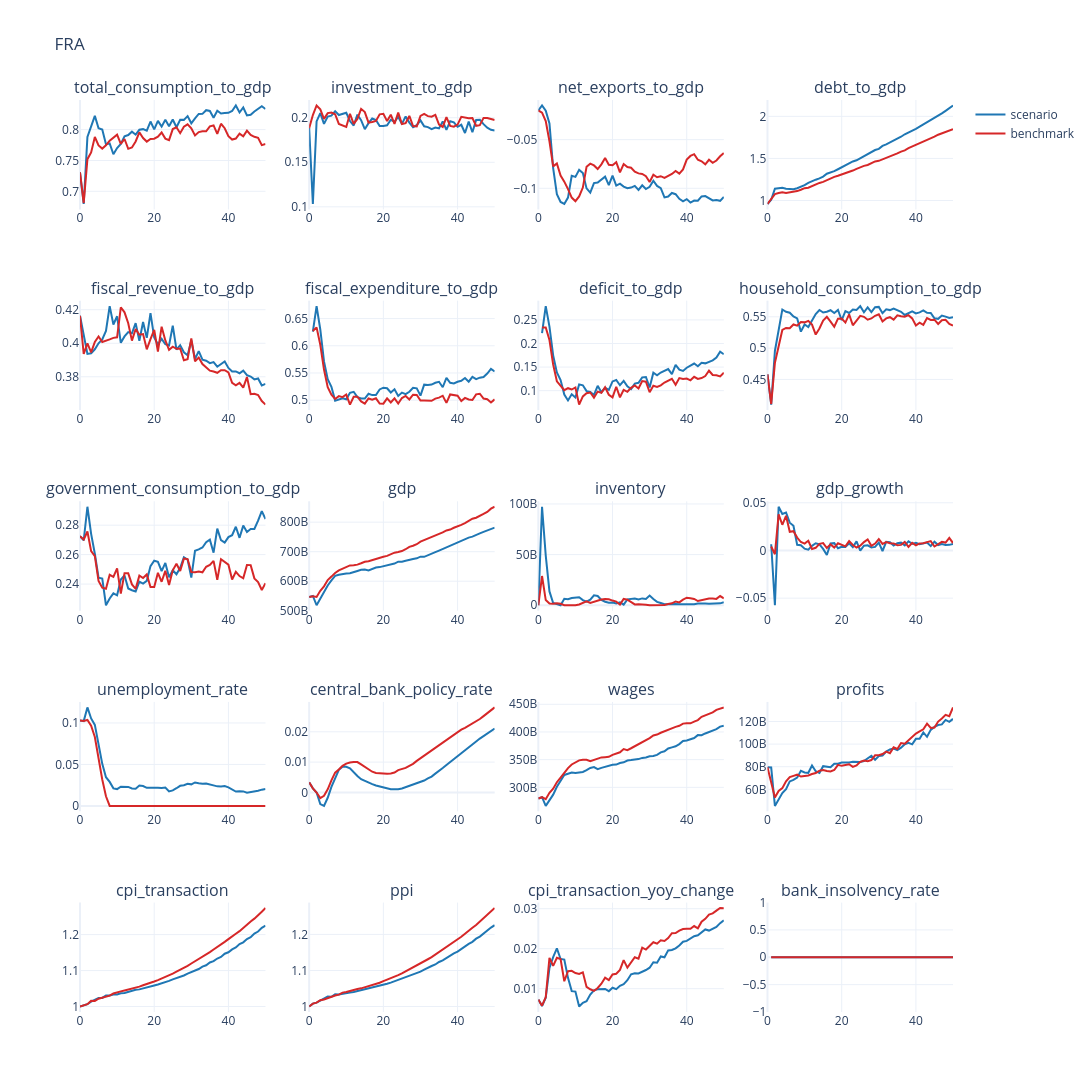
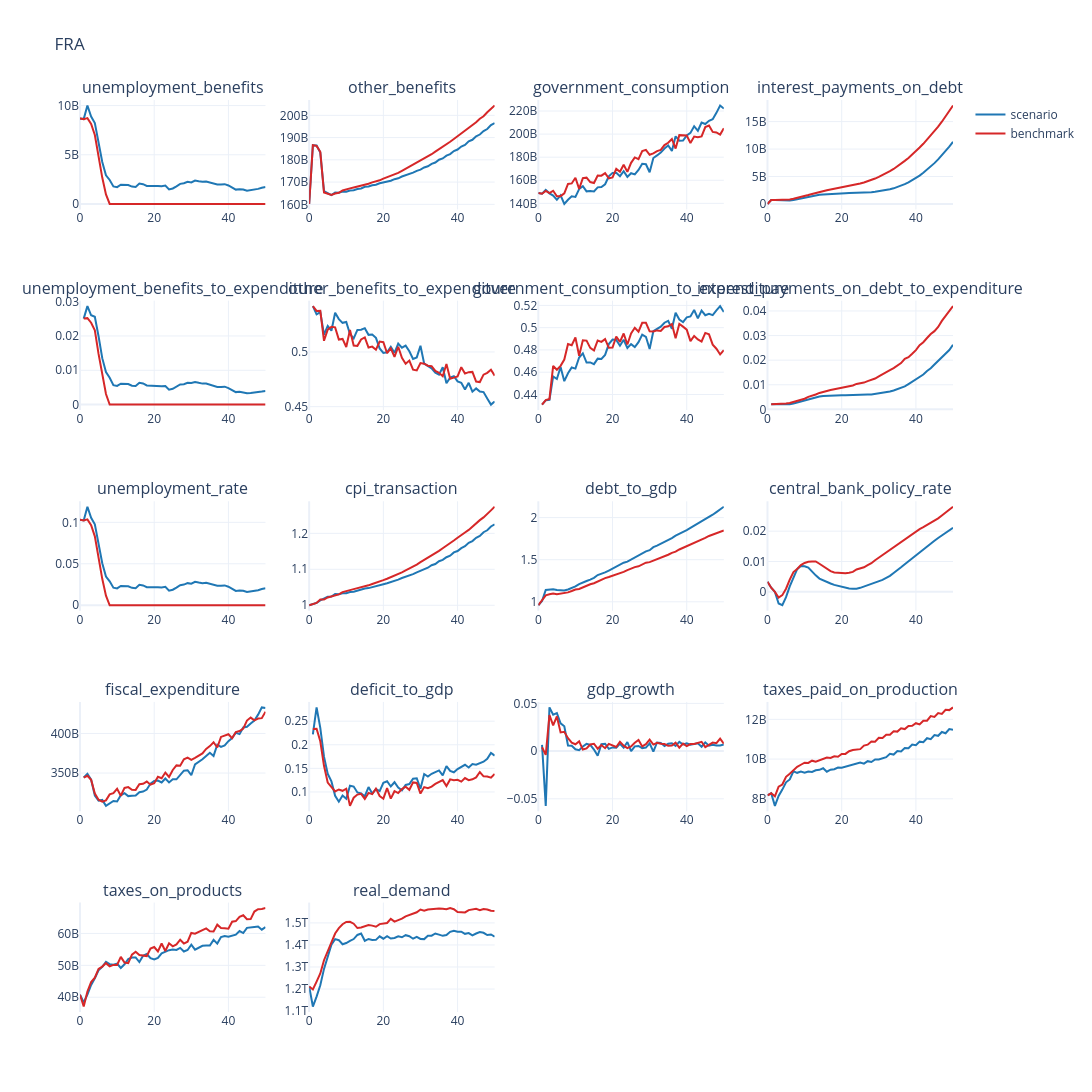
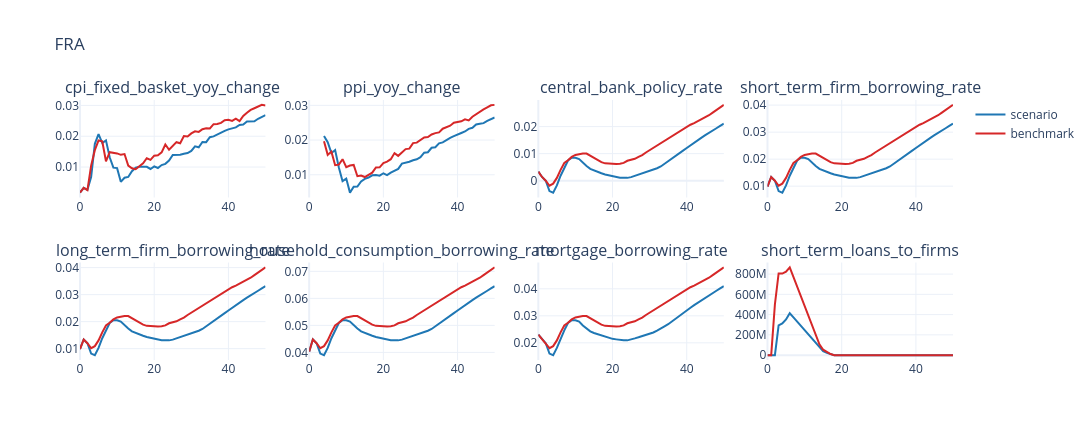
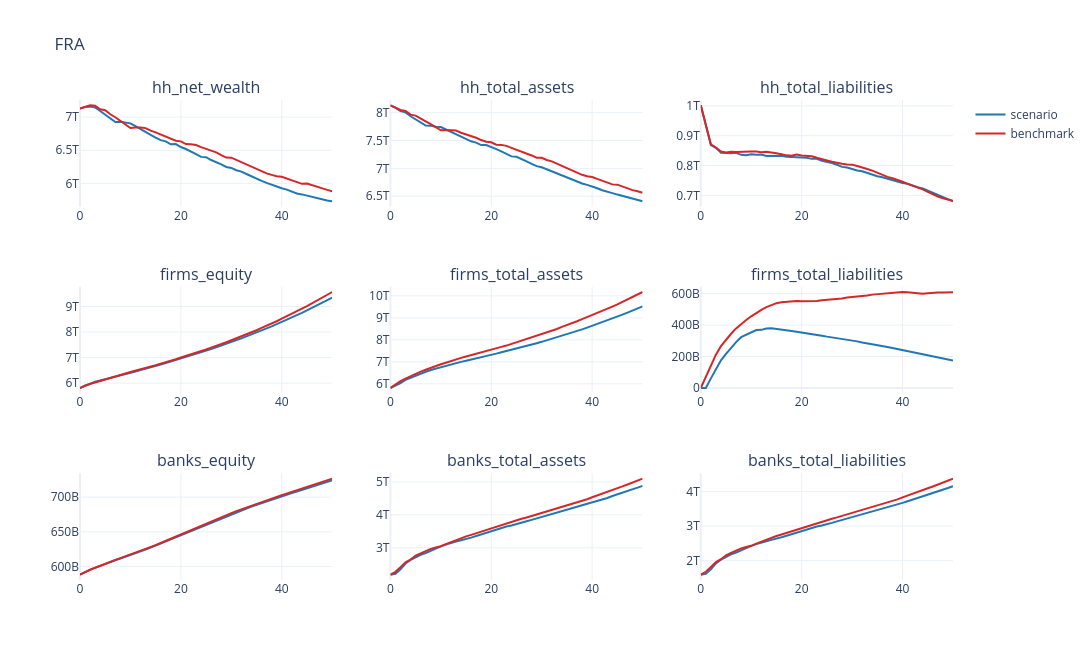

Source (notebook cell) for these figures, in order:
### Code cell
# Benchmark comparison
if df_benchmark is None:
    raise RuntimeError("Set run_config.run_benchmark=True and rerun the simulation cell before benchmark plots.")

plot_output(df=df_base[macroeconomic_plot_data], df_compare=df_benchmark[macroeconomic_plot_data], no_rows=5, no_cols=4, country_code=cfg.country_iso3, **FIG_SIZE_BENCHMARK)
plot_output(df=df_base[fiscal_cols], df_compare=df_benchmark[fiscal_cols], no_rows=5, no_cols=4, country_code=cfg.country_iso3, **FIG_SIZE_BENCHMARK)
plot_output(df=df_base[policy_cols], df_compare= df_benchmark[policy_cols], no_rows=2, no_cols=4, country_code=cfg.country_iso3, **FIG_SIZE_BENCHMARK)
plot_output(df=df_base[balance_sheet_cols], df_compare= df_benchmark[balance_sheet_cols], no_rows=3, no_cols=3, country_code=cfg.country_iso3, **FIG_SIZE_BENCHMARK)
